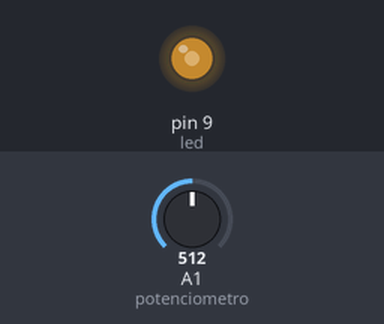
A sketch run on a simulated Arduino Uno, built with avr-gcc and run on an emulated ATmega328P. Shown: output pins drawn as LEDs (lit = HIGH). Inputs (shaded band) come from the test bench; at power-on: A1 (potenciometro) = 512.

Above: at 1.8 s.
1.9 s: A1 (potenciometro) set to 716
At 3.0 s:
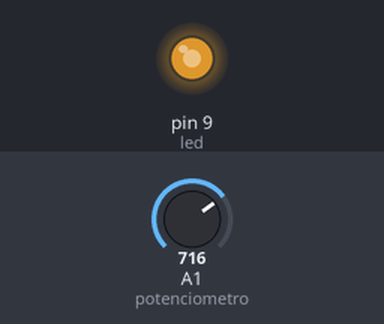
3.5 s: A1 (potenciometro) set to 900
At 4.5 s:
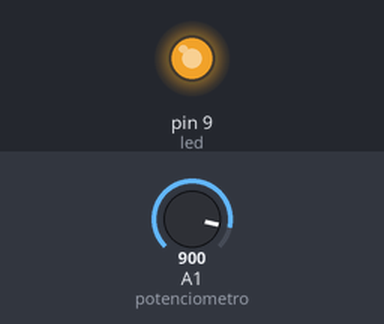
5.5 s: A1 (potenciometro) set to 122
At 7.2 s:
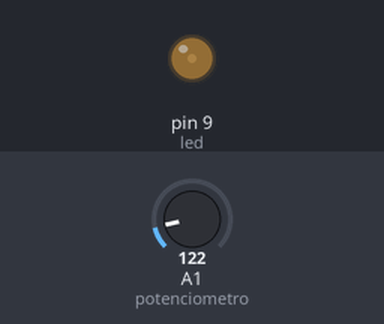
7.5 s: A1 (potenciometro) set to 0
At 8.8 s:
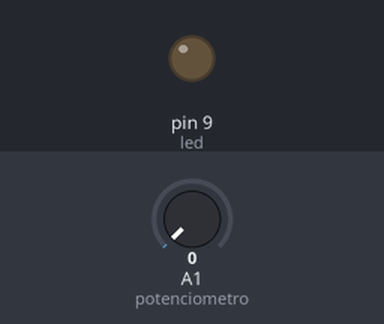
9.5 s: A1 (potenciometro) set to 511
At 10.3 s:
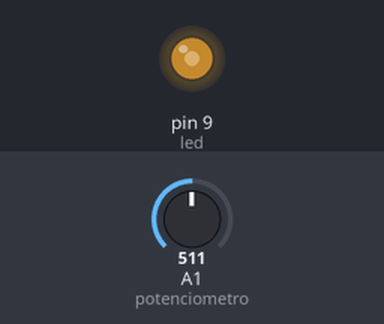
Timing chart, 0 to 12.5 s (numbered marks = the images above; inputs shaded):
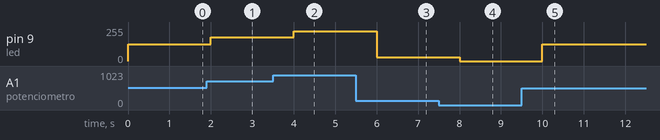

The sketch:

TP1EJ4.ino
```cpp
/* 4. Utilizando las salidas PWM para conectar el led y un potenciómetro, varié la intensidad lumínica de uno de los led del ejercicio uno.*/


void setup() {
  Serial.begin(9600);
  pinMode(9, OUTPUT);//led
  pinMode(A1, INPUT);//potenciometro
}

void loop() {
  int value = analogRead(A1);
  modular(value);
}

void modular(int value){
   int position = map(value, 0, 1023, 0, 255);
   analogWrite(9, position);
   delay(1000);
}
```

Measured:
- after the input at 1.9 s, pin 9 (led): 127/255 → 178/255 after 0.10 s
- after the input at 3.5 s, pin 9 (led): 178/255 → 224/255 after 0.50 s
- after the input at 5.5 s, pin 9 (led): 224/255 → 30/255 after 0.50 s
- after the input at 7.5 s, pin 9 (led): 30/255 → 0/255 after 0.50 s
- after the input at 9.5 s, pin 9 (led): 0/255 → 127/255 after 0.50 s
